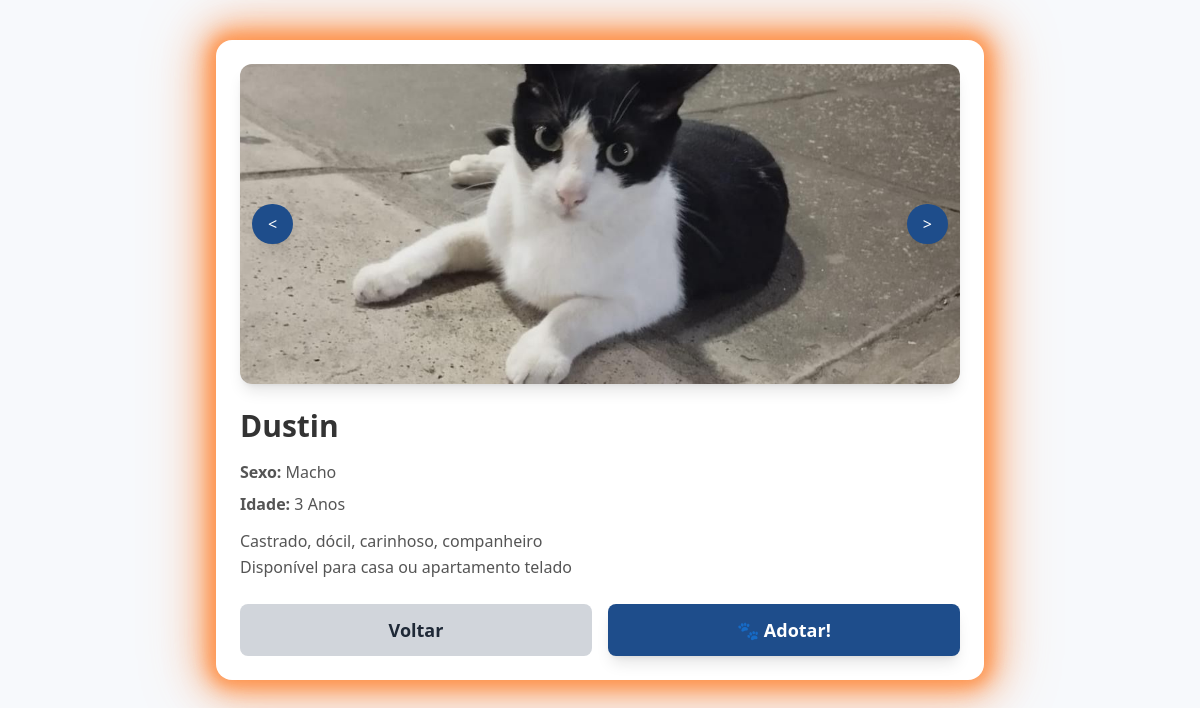
/pages/animal-detalhe.php?id=11, run on the app's committed database.
### tables this page shows
CREATE TABLE `adocao_fotos` (
  `id` int(11) NOT NULL,
  `id_animal` int(11) NOT NULL,
  `caminho_foto` varchar(255) DEFAULT NULL
);

CREATE TABLE `adocao` (
  `id` int(11) NOT NULL,
  `nome` varchar(100) NOT NULL,
  `idade` varchar(50) NOT NULL,
  `sexo` enum('Macho','Fêmea') NOT NULL,
  `descricao` text DEFAULT NULL,
  `imagem` varchar(255) DEFAULT NULL
);

### pages/animal-detalhe.php (the view, shortened to what this page needs)
<?php
include '../admin/config.inc.php';
$id = (int)$_GET['id'];
$stmt = $pdo->prepare("SELECT * FROM adocao WHERE id=?");
$stmt->execute([$id]);
$animal = $stmt->fetch(PDO::FETCH_ASSOC);
$stmtFotos = $pdo->prepare("SELECT caminho_foto FROM adocao_fotos WHERE id_animal=?");
$stmtFotos->execute([$id]);
$fotos = $stmtFotos->fetchAll(PDO::FETCH_ASSOC);
$fotosFiltradas = [];
foreach($fotos as $f) {
    if(!empty($f['caminho_foto'])) {
        $fotosFiltradas[] = $f;
    }
}
?>
<!DOCTYPE html>
<html lang="pt-BR">
<head>
    <script src="https://cdn.tailwindcss.com"></script>
</head>
<body class="py-10">
<div class="max-w-3xl mx-auto p-6 card-bg rounded-2xl relative z-10 shadow-border-neon-orange">
    <div class="relative w-full h-80 mb-6 overflow-hidden rounded-xl shadow-lg bg-white">
    <?php foreach($fotosFiltradas as $index => $foto): ?>
    <img
        src="../<?= $foto['caminho_foto'] ?>"
        class="carousel-item-modal <?= $index === 0 ? 'active' : '' ?>"
    >
<?php endforeach; ?>
    <button
        class="prev absolute left-3 top-1/2 -translate-y-1/2
        btn-primary px-4 py-2
        rounded-full shadow-lg z-10">
        &lt;
    </button>
    <button
        class="next absolute right-3 top-1/2 -translate-y-1/2
        btn-primary px-4 py-2
        rounded-full shadow-lg z-10">
        &gt;
    </button>
</div>
    <h1 class="text-3xl font-bold text-primary mb-4">
        <?= htmlspecialchars($animal['nome']) ?>
    </h1>
    <p class="text-secondary mb-2"><strong>Sexo:</strong> <?= htmlspecialchars($animal['sexo']) ?></p>
    <p class="text-secondary mb-2"><strong>Idade:</strong> <?= htmlspecialchars($animal['idade']) ?></p>
    <p class="text-secondary mt-3 leading-relaxed">
        <?= nl2br(htmlspecialchars($animal['descricao'])) ?>
    </p>
    <div class="flex space-x-4 mt-6">
         <a href="index.php#adocao" class="w-1/2">
            <button class="w-full bg-gray-300 hover:bg-gray-400 text-gray-800 font-bold py-3 rounded-lg transition text-lg">
                Voltar
            </button>
        </a>
        <a href="index.php#contato" class="w-1/2">
            <button class="w-full btn-primary font-bold py-3 rounded-lg transition shadow-lg text-lg">
                🐾 Adotar!
            </button>
        </a>
    </div>
</div>
</body>
</html>

### pages/animal-detalhe.php (style rules this page uses)
body { background-color: #F7F9FC; }
.card-bg { background-color: #FFFFFF; }
.text-primary { color: #333333; }
.text-secondary { color: #555555; }
.btn-primary { background-color: #1E4D8B; color: white; transition: background-color 0.3s ease, box-shadow 0.3s ease; }
.shadow-border-neon-orange { border-radius: 16px; transition: 0.3s ease; box-shadow: 0 0 15px 5px rgba(255,138,61,0.65), 0 0 25px 8px rgba(255,138,61,0.55), 0 0 40px 10px rgba(255,138,61,0.45), 0 0 60px 15px rgba(255,138,61,0.35); }
.carousel-item-modal { position: absolute; inset: 0; width: 100%; height: 100%; object-fit: cover; object-position: center; transition: opacity .4s; opacity: 0; }
.carousel-item-modal.active { opacity: 1; }

### data on the page
adocao_fotos: caminho_foto (picture)
adocao: nome "Dustin", sexo "Macho", idade "3 Anos", descricao "Castrado, dócil, carinhoso, companheiro Disponível para casa ou apartamento telado"
